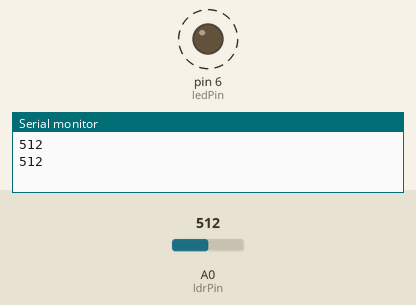
A sketch run on a simulated Arduino Uno, built with avr-gcc and run on an emulated ATmega328P. Shown: output pins drawn as LEDs (lit = HIGH), the last lines printed to the serial monitor. Dashed ring = blinking. Inputs (shaded band) come from the test bench; at power-on: A0 (ldrPin) = 512.

Above: at 1.8 s.
1.9 s: A0 (ldrPin) set to 306
At 2.2 s:
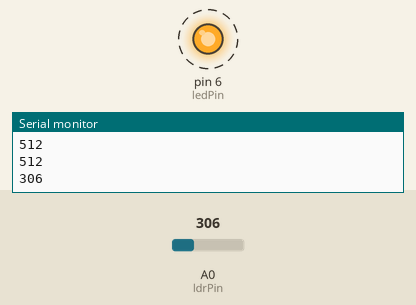
5.4 s: A0 (ldrPin) set to 122
At 5.56 s:
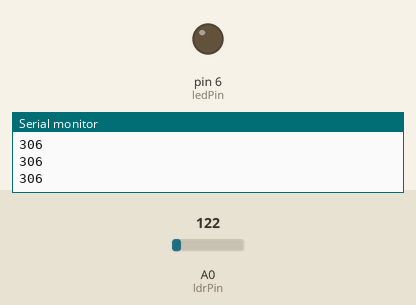
Timing chart, 0 to 14.9 s (numbered marks = the images above; inputs shaded):
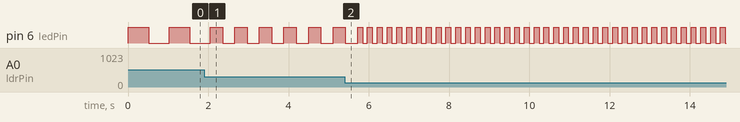

Measured:
- after the input at 1.9 s, pin 6 (ledPin): alternates HIGH for 0.31 s and LOW for 0.31 s, starting after 0.46 s
- by itself, pin 6 (ledPin): alternates HIGH for 0.51 s and LOW for 0.51 s

The sketch:

Light_Sensor.ino
```cpp
//Project 13 - Light Sensor

// Pin we will connect to LED
int ledPin = 6;
// Pin connected to LDR
int ldrPin = 0;
// Value read from LDR
int lightVal = 0;

void setup()
{
  // Set both pins as outputs
  pinMode(ledPin, OUTPUT);
  Serial.begin(9600);
}
void loop()
{
  // Read in value from LDR
  lightVal = analogRead(ldrPin);
  Serial.println(lightVal);
  // Turn LED on
  digitalWrite(ledPin, HIGH);
  // Delay of length lightVal
  delay(lightVal);
  // Turn LED off
  digitalWrite(ledPin, LOW);
  // Delay again
  delay(lightVal);
}
```
